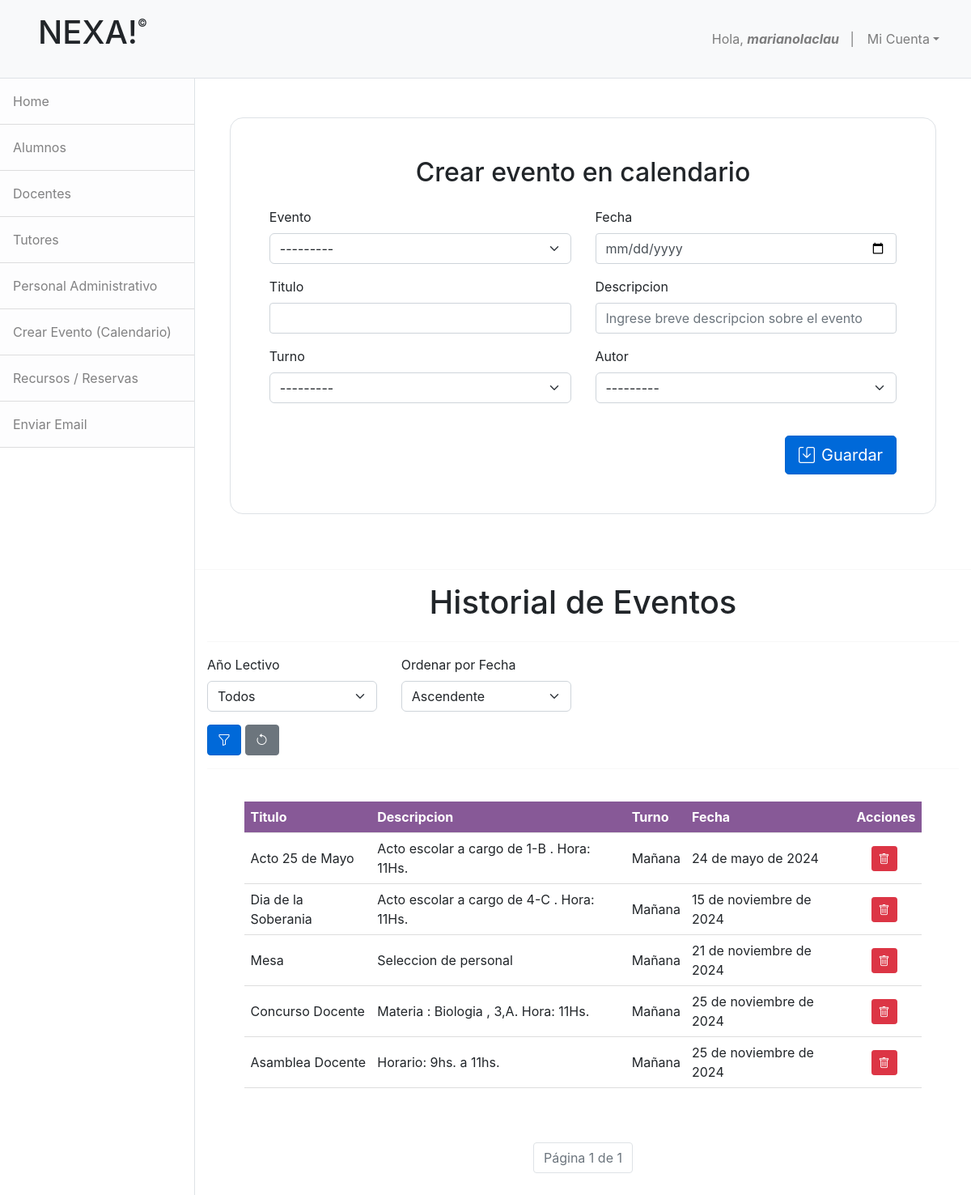
The page /crear_evento/ (signed in) on the database as committed earlier.
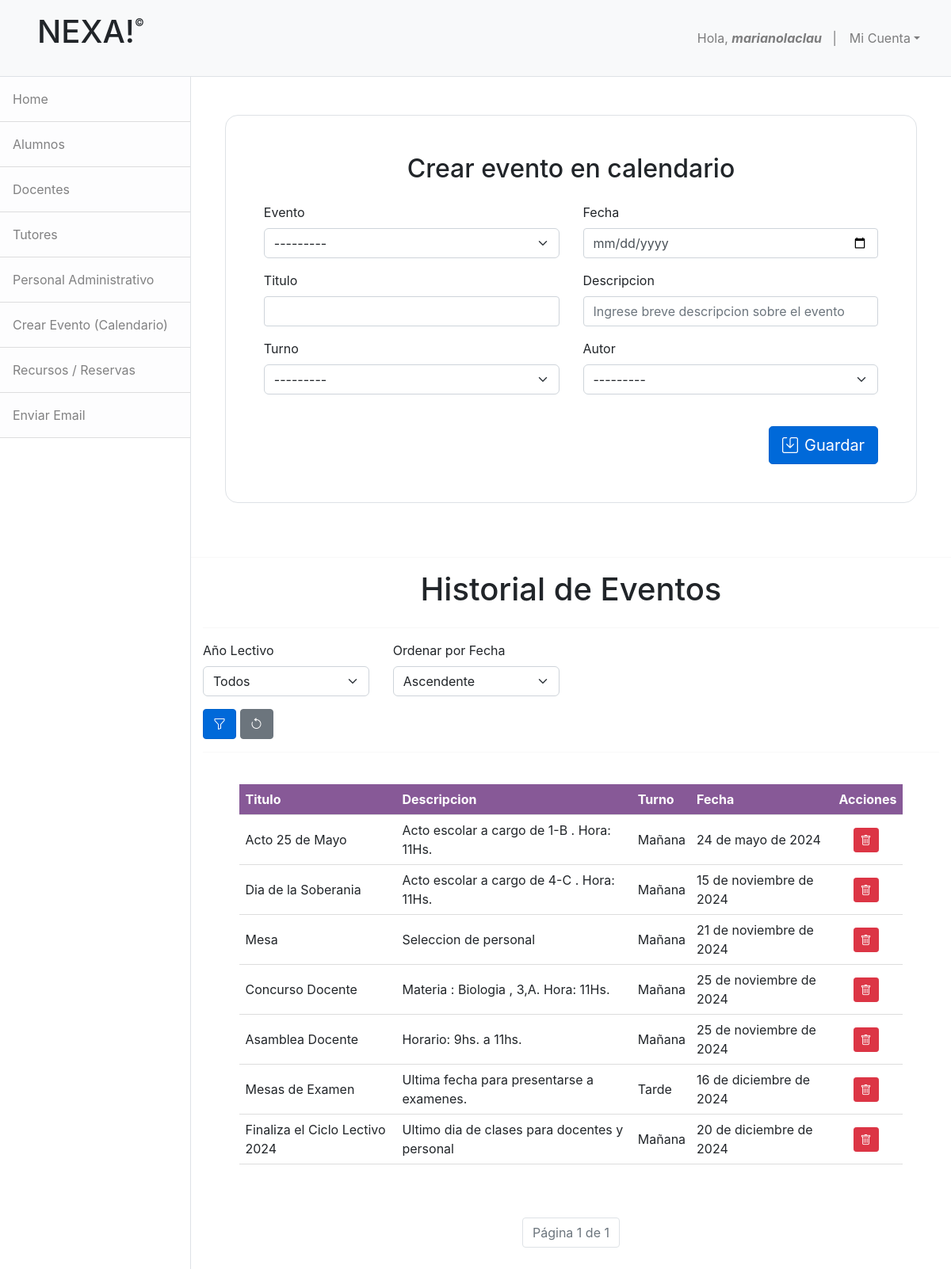
The same page on the database as committed later.
### apps/calendario/models.py (models this page shows, shortened)
class Calendario(models.Model):
    evento = models.ForeignKey(Evento,on_delete=models.CASCADE)
    fecha = models.DateField()
    titulo = models.CharField(max_length=50,null=False,blank=False)
    descripcion = models.CharField(max_length=50,null=False,blank=False)
    turno = models.ForeignKey('administracion.Turno',on_delete=models.CASCADE)
    autor = models.ForeignKey('administracion.PersonalAdmin',on_delete=models.CASCADE)

### apps/administracion/models.py (models this page shows)
class Turno(models.Model):
    turno = models.CharField(max_length=50,null=False,blank=False)
    def __str__(self):
        return self.turno

### apps/administracion/views.py (the view, shortened to what this page needs)
# urls.py: path('crear_evento/',CalendarioAdminView.as_view(),name='crear_evento'),
class CalendarioAdminView(LoginRequiredMixin, FormView, ListView):
    model = Calendario
    template_name = 'administracion/crear_evento.html'
    context_object_name = 'eventos'
    form_class = CalendarioForm
    success_url = reverse_lazy('crear_evento')
    paginate_by = 10
    def get_queryset(self):
        queryset = super().get_queryset().annotate(año_lectivo=ExtractYear('fecha'))
        año_lectivo = self.request.GET.get('año_lectivo')
        if año_lectivo:
            queryset = queryset.filter(año_lectivo=año_lectivo)
        orden = self.request.GET.get('orden', 'asc') # 2do parametro = default
        if orden == 'desc':
            queryset = queryset.order_by('-fecha')
        else:
            queryset = queryset.order_by('fecha')
        return queryset
    def get_context_data(self, **kwargs):
        context = super().get_context_data(**kwargs)
        '''Obtener todos los años lectivos disponibles .
        Equivalente en SQL :O  = SELECT DISTINCT EXTRACT(YEAR FROM fecha) AS año_lectivo FROM calendario ORDER BY año_lectivo ASC;'''
        context['años_lectivos'] = (
            self.get_queryset()
            .values_list('año_lectivo', flat=True)
            .distinct()
            .order_by('año_lectivo')
        )
        context['año_lectivo_seleccionado'] = self.request.GET.get('año_lectivo', '')
        context['orden'] = self.request.GET.get('orden', 'asc')
        return context

### apps/administracion/forms.py
class CalendarioForm(ModelForm):
    class Meta:
        model = Calendario
        fields = '__all__'
        widgets = {
                'fecha': forms.DateInput(attrs={'type': 'date'}),
            }

### apps/administracion/models.py (called while the page is built)
    def __str__(self):
        return f"{self.apellido},{self.nombre}"

### apps/calendario/models.py (called while the page is built)
    def __str__(self):
            return self.nombre

### apps/administracion/templates/administracion/crear_evento.html (shortened to what this page needs)
{% extends "base.html" %}
{% load widget_tweaks %}
{% block nav %}
    {% include 'administracion/base_admin.html' %}
{% endblock  %}
{% block content %}
<div class="container mt-5">
    <div class="card p-5 border">
        <h2 class="text-center mb-4">Crear evento en calendario</h2>
        <form method="post" class="needs-validation" novalidate>
        <div class="row">
          <div class="col-md-6 mb-3">
            <label for="{{ form.evento.id_for_label }}" class="form-label">Evento</label>
            {% render_field form.evento class="form-select" %}
          </div>
          <div class="col-md-6 mb-3">
            <label for="{{ form.fecha.id_for_label }}" class="form-label">Fecha</label>
            {% render_field form.fecha class="form-control"  %}
          </div>
        </div>
        <div class="row">
          <div class="col-md-6 mb-3">
            <label for="{{ form.titulo.id_for_label }}" class="form-label">Titulo</label>
            {% render_field form.titulo class="form-control" %}
          </div>
          <div class="col-md-6 mb-3">
            <label for="{{ form.descripcion.id_for_label }}" class="form-label">Descripcion</label>
            {% render_field form.descripcion class="form-control" placeholder="Ingrese breve descripcion sobre el evento" %}
          </div>
        </div>
        <div class="row">
          <div class="col-md-6 mb-3">
            <label for="{{ form.turno.id_for_label }}" class="form-label">Turno</label>
            {% render_field form.turno class="form-select" %}
          </div>
          <div class="col-md-6 mb-3">
            <label for="{{ form.autor.id_for_label }}" class="form-label">Autor</label>
            {% render_field form.autor class="form-select" %}
          </div>
        </div>
        <div class="d-flex justify-content-end mt-4">
          <button type="submit" class="btn btn-primary btn-lg">
            <i class="bi bi-save me-2"></i>Guardar
          </button>
        </div>
      </form>
    </div>
  </div>
  <br>
  <hr>
  {% include 'administracion/ver_eventos.html' %}
  <br><br>
  <nav>
      <ul class="pagination justify-content-center">
          <li class="page-item disabled">
              <span class="page-link">Página {{ page_obj.number }} de {{ page_obj.paginator.num_pages }}</span>
          </li>
      </ul>
  </nav>
  <br><br>
{% endblock %}

### apps/administracion/templates/administracion/ver_eventos.html (shortened to what this page needs)
    <center><h1>Historial de Eventos</h1></center>
    <div class="container mt-4">
            <hr>
            <form method="get" class="row g-3">
                <div class="col-md-3">
                    <label for="año_lectivo" class="form-label">Año Lectivo</label>
                    <select id="año_lectivo" name="año_lectivo" class="form-select">
                        <option value="">Todos</option>
                    </select>
                </div>
                <div class="col-md-3">
                    <label for="orden" class="form-label">Ordenar por Fecha</label>
                    <select id="orden" name="orden" class="form-select">
                        <option value="asc" {% if orden == 'asc' %}selected{% endif %}>Ascendente</option>
                    </select>
                </div>
                <div class="col-12">
                    <button type="submit" class="btn btn-primary"><i class="bi bi-funnel"></i></button>
                    <a href="{% url 'crear_evento' %}" class="btn btn-secondary"><i class="bi bi-arrow-counterclockwise"></i></a>
                </div>
            </form>
            <hr>
            <br>
            <table>
                <thead>
                    <tr>
                        <th>Titulo</th>
                        <th>Descripcion</th>
                        <th>Turno</th>
                        <th>Fecha</th>
                        <th>Acciones</th>
                    </tr>
                </thead>
                <tbody>
                    {% for evento in eventos %}
                    <tr>
                        <td>{{ evento.titulo }}</td>
                        <td>{{ evento.descripcion }}</td>
                        <td>{{ evento.turno }}</td>
                        <td>{{ evento.fecha }}</td>
                        <td>&nbsp;&nbsp;&nbsp;
                            <button type="button"
                                    class="btn btn-sm btn-danger"
                                    data-bs-toggle="modal"
                                    data-bs-target="#deleteModal"
                                    data-id="{{ evento.id }}">
                                    <i class="bi bi-trash"></i>
                            </button>
                        </td>
                    </tr>
                    {% empty %}
                    <tr>
                        <td colspan="6" class="text-center">No hay eventos registrados.</td>
                    </tr>
                    {% endfor %}
                </tbody>
            </table>
    </div>

Rows that differ between the two databases and show on the page:
added Calendario: titulo "Mesas de Examen", descripcion "Ultima fecha para presentarse a examenes.", turno "Tarde", fecha "16 de diciembre de 2024"
added Calendario: titulo "Finaliza el Ciclo Lectivo 2024", descripcion "Ultimo dia de clases para docentes y personal", turno "Mañana", fecha "20 de diciembre de 2024"
